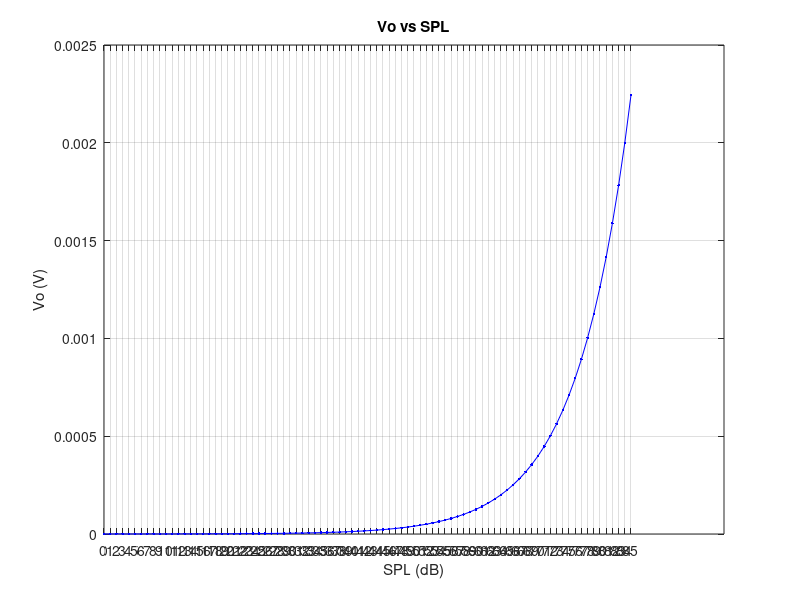

Source code (MATLAB):
% Define the SPL and Vo ranges
SPL = 0:1:85;  % SPL values from 40 to 120 with a step of 1

% Calculate Vo for each SPL value
for i = 1:length(SPL)
    V(i) = 6.31*10^-3 * 10^(SPL(i)/20) * 20*10^-6;
end

% Plot the function
figure(1);
plot(SPL, V, 'b.-');
title('Vo vs SPL');
xlabel('SPL (dB)');
ylabel('Vo (V)');
grid on;
xticks(0:1:85)
